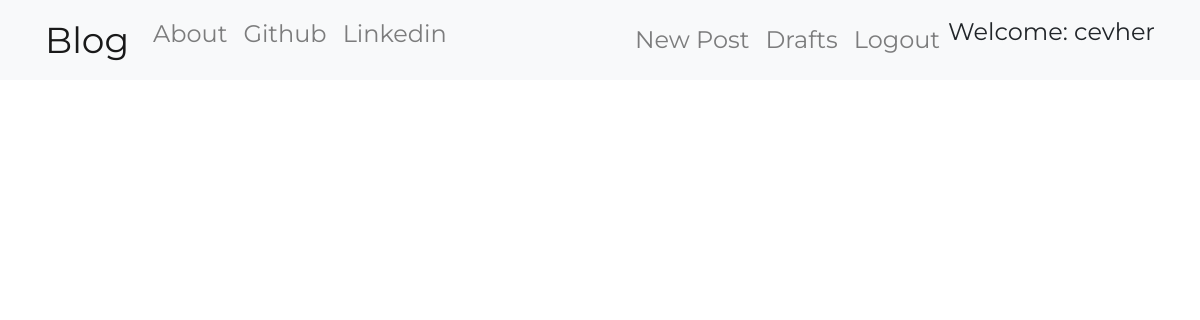
The app's page / (signed in), older data.
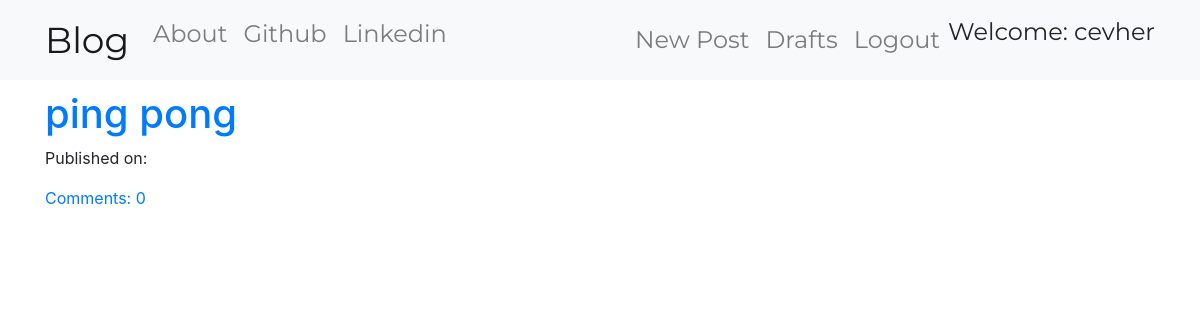
The same page, newer data.
### blog/models.py (models this page shows, shortened)
class Post(models.Model):
    author = models.ForeignKey('auth.User', on_delete=models.CASCADE)
    title = models.CharField(max_length=200)
    text = models.TextField()
    created_date = models.DateTimeField(default=timezone.now())
    published_date = models.DateTimeField(blank=True, null=True)
    def approve_comments(self):
        return self.comments.filter(approved_comment=True)

### blog/views.py (the view)
# urls.py: path('',views.PostListView.as_view(), name='post_list'),
class PostListView(ListView):
    model = Post
    def get_queryset(self):
        return Post.objects.filter(published_date__lte=timezone.now()).order_by('-published_date')

### blog/templates/blog/post_list.html
{% extends "blog/base.html" %}
{% block content %}
    <div class="centerstage">
        {% for post in post_list %}
        <div class="post">
            <h1><a href="{% url 'post_detail' pk=post.pk %}">{{ post.title }}</a></h1>
            <div class="date">
                <p>Published on: {{post.published|date:" D M Y"}}</p>
            </div>
            <a href="{% url 'post_detail' pk=post.pk %}">Comments: {{post.approve_comments.count}} </a>
        </div>
        {% endfor %}
    </div>
{% endblock %}

### blog/templates/blog/base.html (shortened to what this page needs)
<!DOCTYPE html>
{% load static %}
<html lang="en">
<head>
    <link rel="stylesheet" href="https://stackpath.bootstrapcdn.com/bootstrap/4.4.1/css/bootstrap.min.css">
<link rel="stylesheet" href="//cdn.jsdelivr.net/npm/medium-editor@latest/dist/css/medium-editor.min.css" type="text/css" media="screen" charset="utf-8">
    <link rel="stylesheet" href="{% static 'css/blog.css' %}">
</head>
<body>
    <nav class="navbar navbar-expand-lg navbar-light techfont custom-navbar bg-light">
        <div class="container">
            <ul class="navbar-nav">
                <li><a href="{% url 'post_list' %}" class="navbar-brand bigbrand">Blog</a></li>
                <li><a href="{% url 'about' %}" class="nav-link">About</a></li>
                <li><a href="https://www.github.com/cevher" class="nav-link">Github</a></li>
                <li><a href="https://www.linkedin.com/in/cevher-%C3%B6zden-b43b6290/" class="nav-link">Linkedin</a></li>
            </ul>
            <ul class="navbar-nav navbar-right">
                {% if user.is_authenticated %}
                <li>
                    <a class="nav-link" href="{% url 'post_new'%}">New Post</a>
                </li>
                <li>
                    <a  class="nav-link" href="{% url 'post_draft_list'%}">Drafts</a>
                </li>
                <li>
                    <a  class="nav-link" href="{% url 'logout'%}">Logout</a>
                </li>
                <li>
                    <a class="navbar-link">Welcome: {{user.username}}</a>
                </li>
                {% else %}
                <li>
                    <a class='nav-link navbar-right' href="{% url 'login' %}">Login</span></a>
                </li>
                {% endif %}
            </ul>
        </div>
    </nav>
    <div class=" content container">
        <div class="row">
            <div class="col-md-8">
                    <div class="blog_posts">
                        {% block content %}
                        {% endblock %}
                    </div>
            </div>
        </div>
    </div>
</body>
</html>

### blog/static/css/blog.css (style rules this page uses)
.techfont { font-family: 'Russo One', sans-serif; font-family: 'Montserrat', sans-serif; font-size: 1.5em; margin-bottom: 10px; }
.bigbrand { font-size: 1.5em; }
.centerstage { margin-left: auto; margin-right: auto; }

Row changes from the older to the newer data that the page shows:
added Post: title "ping pong", approve_comments.count "0"
